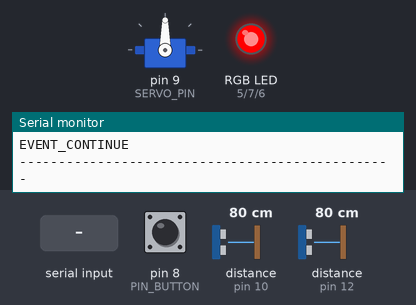
Simulated run of this sketch. Board: Arduino Uno, built with avr-gcc and run on an emulated ATmega328P. Shown: servo, an RGB LED mixed from three pins (HIGH = lit), the last lines printed to the serial monitor. Wiring (inferred from the names in the program): 2 × ultrasonic range finder: trigger pin 11, echo pin 10 / trigger pin 13, echo pin 12. The inputs (shaded band) are chosen by the test bench; at power-on: distance to the obstacle (sensors on pin 10, pin 12) 80 cm, pin 8 (PIN_BUTTON) LOW. The echo pulse lasts 58.3 µs per cm; pins used as bus, display or sensor lines are not drawn.

Above: at 1.2 s.
1.3 s: distance to the obstacle (sensor on pin 10) set to 7 cm
3.9 s: distance to the obstacle (sensor on pin 10) set to 4 cm
At 6.3 s:
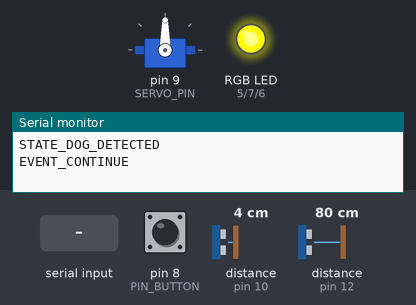
8.3 s: "1" received over the second serial link
At 10.3 s:
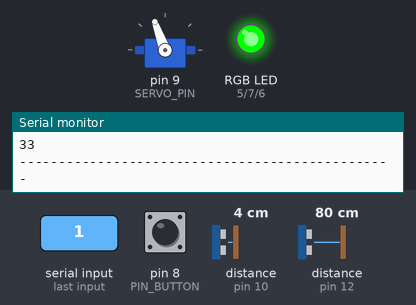
10.6 s: pin 8 (PIN_BUTTON) pulled HIGH for 0.15 s
At 11.7 s:
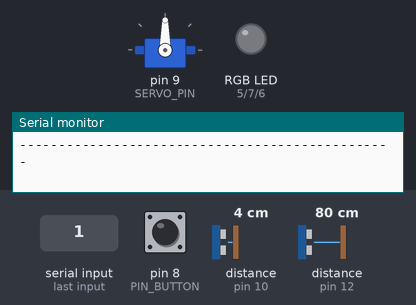
12.6 s: distance to the obstacle (sensor on pin 12) set to 98 cm
14.7 s: distance to the obstacle (sensor on pin 12) set to 105 cm
At 17.3 s:
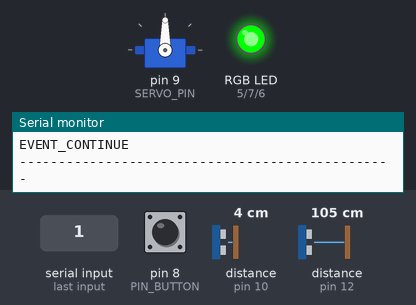
Timing chart, 0 to 18.8 s (numbered marks = the images above; inputs shaded):
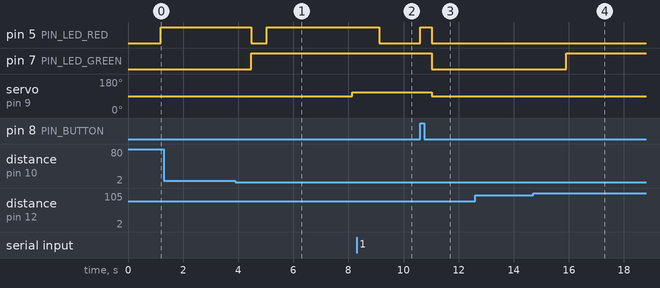

The sketch:

dispenser_de_pelotas.ino
```cpp
#include <Servo.h>
#include <SoftwareSerial.h>

// ------------------------------------------------
// Etiquetas
// ------------------------------------------------
#define LOG // Comentar esta linea para desactivar logs

// ------------------------------------------------
// Constantes
// ------------------------------------------------
#define VALUE_CONTINUE -1

// ------------------------------------------------
// Temporizadores
// ------------------------------------------------
#define TIME_EVENT_MILIS 500
#define TIME_WAIT_MILIS 3000
#define TIME_SERVO_MILIS 320

//---------------------------
// SERVO INIT
//---------------------------
#define SERVO_PIN 9
#define SERVO_OPEN 110
#define SERVO_CLOSE 90
Servo Servomotor;

//---------------------------
// DISTANCE SENSOR INIT
//---------------------------
#define DISTANCE_SENSOR_PINECHO_DOG 12
#define DISTANCE_SENSOR_PINTRIG_DOG 13
#define DISTANCE_SENSOR_PINECHO_BALL 10
#define DISTANCE_SENSOR_PINTRIG_BALL 11
#define DELAY_PULSE_2 2
#define DELAY_PULSE_10 10
#define SPEED_OF_SOUND_CM_PER_MICROSECOND 0.01723
#define UMBRAL_DISTANCE_DOG 100
#define UMBRAL_DISTANCE_BALL 5
//long distance_read(int distance_pin);
//---------------------------
// BUTTON INIT
//---------------------------
#define PIN_BUTTON 8

//---------------------------
// RGB INIT
//---------------------------
#define PIN_LED_GREEN 7
#define PIN_LED_BLUE 6
#define PIN_LED_RED 5

#define NONE 0
#define GREEN 1
#define RED 2
#define YELLOW 3

// ------------------------------------------------
// Bluetooth
// ------------------------------------------------
//#define BLUETOOTH_BUTTON 1
char bt_msg;
const char BLUETOOTH_BUTTON = '0';
const char BLUETOOTH_STATE_REQUEST = '1';
void bluetooth_send_state();
void send_empty_message();
bool verify_bluetooth();
SoftwareSerial bluetooth(3, 4);

// ------------------------------------------------
// states del embebido
// ------------------------------------------------
enum state_e
{
    STATE_CHECKING,
    STATE_READY,
    STATE_DOG_DETECTED,
    STATE_DROP_BALL,
    STATE_END_OF_SERVICE
};

// ------------------------------------------------
// events posibles
// ------------------------------------------------
enum event_e
{
    EVENT_NOT_EMPTY,
    EVENT_EMPTY,
    EVENT_DOG_NEARBY,
    EVENT_BUTTON,
    EVENT_TIMEOUT_WAIT,
    EVENT_TIMEOUT_CLOSE_SERVO,
    EVENT_DOG_AWAY,
    EVENT_SEND_STATE_BT,
    EVENT_CONTINUE
};

// ------------------------------------------------
// Estructura de event
// ------------------------------------------------
typedef struct event_s
{
    event_e type;
    int value;
} event_t;

// ------------------------------------------------
// Variables globales
// ------------------------------------------------
state_e actual_state;
event_t event;

unsigned long previous_time;
unsigned long current_time;

unsigned long time_waitDog_since;
unsigned long time_waitDog_until;
bool check_time_waitDog = false;

unsigned long time_servo_since;
unsigned long time_servo_until;
bool check_time_servo = false;

bool dogDetected;
bool emptyMessage;

// ------------------------------------------------
// Logs
// ------------------------------------------------
void log(const char *state, const char *event)
{

    Serial.println("------------------------------------------------");
    Serial.println(state);
    Serial.println(event);
    Serial.println("------------------------------------------------");

}

void log(const char *msg)
{
    Serial.println(msg);
}
void log(int val)
{
    Serial.println(val);
}
// ------------------------------------------------
// FUNCTIONS INIT
// ------------------------------------------------
void servo_init();
void rgb_init();
void button_init();
void distance_dog_init();
void distance_ball_init();

// ------------------------------------------------
// Verificar sensores
// ------------------------------------------------
void verify_distance_ball();
void verify_distance_dog();
bool verify_button();
// ------------------------------------------------
// Inicialización
// ------------------------------------------------
void start()
{
    Serial.begin(9600);
    bluetooth.begin(9600);
    servo_init();
    rgb_init();
    button_init();
    distance_dog_init();
    distance_ball_init();
    dogDetected = false;
    emptyMessage = true;
    actual_state = STATE_CHECKING;
    bluetooth_send_state();
    previous_time = millis();
}
// ------------------------------------------------
// Implementación maquina de estados
// ------------------------------------------------
void fsm()
{
    catch_event();
    switch (actual_state)
    {
        case STATE_CHECKING:
            switch (event.type)
            {
                case EVENT_NOT_EMPTY:
                    update_led(GREEN);
                    log("STATE_CHECKING", "EVENT_NOT_EMPTY");
                    actual_state = STATE_READY;
                    bluetooth_send_state();
                    emptyMessage = true;
                    break;

                case EVENT_EMPTY:
                    update_led(RED);
                    log("STATE_CHECKING", "EVENT_EMPTY");
                    send_empty_message();
                    actual_state = STATE_CHECKING;
                    break;

                case EVENT_BUTTON:
                    log("STATE_CHECKING", "EVENT_BUTTON");
                    emptyMessage = true;
                    send_empty_message();
                    actual_state = STATE_CHECKING;
                    break;

                case EVENT_SEND_STATE_BT:
                    log("STATE_CHECKING", "EVENT_SEND_STATE_BT");
                    bluetooth_send_state();
                    actual_state = STATE_CHECKING;
                    break;

                case EVENT_CONTINUE:
                    log("STATE_CHECKING", "EVENT_CONTINUE");
                    actual_state = STATE_CHECKING;
                    break;

                default:
                    break;
            }
            break;

        case STATE_READY:
            switch (event.type)
            {
                case EVENT_DOG_NEARBY:
                    update_led(YELLOW);
                    time_waitDog_since = millis();
                    check_time_waitDog = true;
                    dogDetected = true;
                    log("STATE_READY", "EVENT_DOG_NEARBY");
                    actual_state = STATE_DOG_DETECTED;
                    bluetooth_send_state();
                    break;

                case EVENT_BUTTON:
                    update_led(YELLOW);
                    drop_ball();
                    dogDetected = true;
                    log("STATE_READY", "EVENT_BUTTON");
                    actual_state = STATE_DROP_BALL;
                    bluetooth_send_state();
                    break;

                case EVENT_SEND_STATE_BT:
                    dogDetected = true;
                    log("STATE_READY", "EVENT_SEND_STATE_BT");
                    bluetooth_send_state();
                    actual_state = STATE_READY;
                    break;

                case EVENT_CONTINUE:
                    log("STATE_READY", "EVENT_CONTINUE");
                    actual_state = STATE_READY;
                    break;
                default:
                    break;
            }
            break;

        case STATE_DOG_DETECTED:
            switch (event.type)
            {
                case EVENT_TIMEOUT_WAIT:
                    drop_ball();
                    log("STATE_DOG_DETECTED", "EVENT_TIME_OUT_WAIT");
                    actual_state = STATE_DROP_BALL;
                    bluetooth_send_state();
                    break;

                case EVENT_BUTTON:
                    drop_ball();
                    dogDetected = true;
                    log("STATE_DOG_DETECTED", "EVENT_BUTTON");
                    actual_state = STATE_DROP_BALL;
                    bluetooth_send_state();
                    break;

                case EVENT_SEND_STATE_BT:
                    dogDetected = true;
                    log("STATE_DOG_DETECTED", "EVENT_SEND_STATE_BT");
                    bluetooth_send_state();
                    actual_state = STATE_CHECKING;
                    break;

                case EVENT_CONTINUE:
                    log("STATE_DOG_DETECTED", "EVENT_CONTINUE");
                    actual_state = STATE_DOG_DETECTED;
                    break;

                default:
                    break;
            }
            break;

        case STATE_DROP_BALL:
            switch (event.type)
            {
                case EVENT_TIMEOUT_CLOSE_SERVO:
                    close_servo();
                    update_led(NONE);
                    log("STATE_DROP_BALL", "EVENT_TIMEOUT_CLOSE_SERVO");
                    actual_state = STATE_END_OF_SERVICE;
                    bluetooth_send_state();
                    break;

                case EVENT_SEND_STATE_BT:
                    log("STATE_DROP_BALL", "EVENT_SEND_STATE_BT");
                    bluetooth_send_state();
                    actual_state = STATE_CHECKING;
                    break;

                case EVENT_CONTINUE:
                    log("STATE_DROP_BALL", "EVENT_CONTINUE");
                    actual_state = STATE_DROP_BALL;
                    break;

                default:
                    break;
            }
            break;

        case STATE_END_OF_SERVICE:
            switch (event.type)
            {
                case EVENT_DOG_AWAY:

                    log("STATE_END_OF_SERVICE", "EVENT_DOG_AWAY");
                    actual_state = STATE_CHECKING;
                    bluetooth_send_state();
                    dogDetected = false;
                    break;

                case EVENT_SEND_STATE_BT:
                    log("STATE_END_OF_SERVICE", "EVENT_SEND_STATE_BT");
                    bluetooth_send_state();
                    actual_state = STATE_CHECKING;
                    break;

                case EVENT_CONTINUE:
                    log("STATE_END_OF_SERVICE", "EVENT_CONTINUE");
                    actual_state = STATE_END_OF_SERVICE;
                    break;

                default:
                    break;
            }
            break;
    }
    event.type = EVENT_CONTINUE;
    event.value = VALUE_CONTINUE;
}


// ------------------------------------------------
// Actuadores
// ------------------------------------------------
void update_led(int color)
{
    switch (color)
    {
        case GREEN:
            digitalWrite(PIN_LED_RED, LOW);
            digitalWrite(PIN_LED_GREEN, HIGH);
            digitalWrite(PIN_LED_BLUE, LOW);
            break;
        case YELLOW:
            digitalWrite(PIN_LED_RED, HIGH);
            digitalWrite(PIN_LED_GREEN, HIGH);
            digitalWrite(PIN_LED_BLUE, LOW);
            break;
        case RED:
            digitalWrite(PIN_LED_RED, HIGH);
            digitalWrite(PIN_LED_GREEN, LOW);
            digitalWrite(PIN_LED_BLUE, LOW);
            break;
        case NONE:
            digitalWrite(PIN_LED_RED, LOW);
            digitalWrite(PIN_LED_GREEN, LOW);
            digitalWrite(PIN_LED_BLUE, LOW);
            break;
    }
}

void bluetooth_send_state()
{
    switch(actual_state)
    {
        case STATE_CHECKING:
            bluetooth.print("CHECKING");
            break;
        case STATE_READY:
            bluetooth.print("READY");
            break;
        case STATE_DOG_DETECTED:
            bluetooth.print("DOG_DETECTED");
            break;
        case STATE_DROP_BALL:
            bluetooth.print("DROP_BALL");
            break;
        case STATE_END_OF_SERVICE:
            bluetooth.print("END_OF_SERVICE");
            break;
    }
}

void send_empty_message()
{
    if(emptyMessage)
    {
        bluetooth.println("There are no balls.");
        emptyMessage = false;
    }
}


// ------------------------------------------------
// Captura de eventos
// ------------------------------------------------
int index = 0;
void (*checkSensor[2])() = {verify_distance_dog, verify_distance_ball};

void catch_event()
{
    if (check_time_waitDog)
    {
        time_waitDog_until = millis();
        if ((time_waitDog_until - time_waitDog_since) > TIME_WAIT_MILIS)
        {
            event.type = EVENT_TIMEOUT_WAIT;
            time_waitDog_since = time_waitDog_until;
            check_time_waitDog = false;
            return;
        }
    }

    if (check_time_servo)
    {
        time_servo_until = millis();
        if ((time_servo_until - time_servo_since) > TIME_SERVO_MILIS)
        {
            event.type = EVENT_TIMEOUT_CLOSE_SERVO;
            time_servo_since = time_servo_until;
            check_time_servo = false;
            return;
        }
    }

    if(verify_button() == true)
        return;
    if(verify_bluetooth())
        return;

    current_time = millis();
    if ((current_time - previous_time) > TIME_EVENT_MILIS)
    {
        checkSensor[index]();
        index = ++index % 2;
        previous_time = current_time;
    }
    else
    {
        event.type = EVENT_CONTINUE;
        event.value = VALUE_CONTINUE;
    }

}
// ------------------------------------------------
// Verificar sensores
// ------------------------------------------------
void verify_distance_dog()
{
    int distance = distance_read(DISTANCE_SENSOR_PINTRIG_DOG, DISTANCE_SENSOR_PINECHO_DOG);
    if(!dogDetected)
    {
        if(distance < UMBRAL_DISTANCE_DOG)
        {
            event.type = EVENT_DOG_NEARBY;
        }
    }
    else
    {
        if(distance > UMBRAL_DISTANCE_DOG)
        {
            event.type = EVENT_DOG_AWAY;
        }
    }
}

void verify_distance_ball()
{
    int distance = distance_read(DISTANCE_SENSOR_PINTRIG_BALL, DISTANCE_SENSOR_PINECHO_BALL);
    Serial.print(distance);
    if(distance < UMBRAL_DISTANCE_BALL)
    {
        log(distance);
        event.type = EVENT_NOT_EMPTY;
    }
    else
    {
        log(distance);
        event.type = EVENT_EMPTY;
    }
}

bool verify_button()
{

    int button_value = digitalRead(PIN_BUTTON);
    if(button_value == HIGH)
    {
        event.type = EVENT_BUTTON;
        return true;
    }
    return false;
}


bool verify_bluetooth()
{
  if(bluetooth.available())
  {
    bt_msg = bluetooth.read();
    switch (bt_msg)
    {
        case BLUETOOTH_BUTTON:
            event.type = EVENT_BUTTON;
            return true;
            break;

        case BLUETOOTH_STATE_REQUEST:
            event.type = EVENT_SEND_STATE_BT;
            return true;
            break;

        default:
            break;
    }
  }
  return false;
}

long distance_read(int distance_pintrig, int distance_pinecho)
{
    digitalWrite(distance_pintrig, LOW);
    delayMicroseconds(DELAY_PULSE_2);

    digitalWrite(distance_pintrig, HIGH);
    delayMicroseconds(DELAY_PULSE_10);

    digitalWrite(distance_pintrig, LOW);
    pinMode(distance_pinecho, INPUT);

    return (pulseIn(distance_pinecho, HIGH))* SPEED_OF_SOUND_CM_PER_MICROSECOND;
}
//---------------------------
// Servo Implementacion
//---------------------------

void servo_init()
{
    Servomotor.attach(SERVO_PIN);
    Servomotor.write(SERVO_CLOSE);
}

void distance_ball_init()
{
  	pinMode(DISTANCE_SENSOR_PINECHO_DOG, INPUT);
  	pinMode(DISTANCE_SENSOR_PINTRIG_DOG, OUTPUT);
}
void distance_dog_init()
{
  	pinMode(DISTANCE_SENSOR_PINECHO_BALL, INPUT);
  	pinMode(DISTANCE_SENSOR_PINTRIG_BALL, OUTPUT);
}

void drop_ball()
{
    Servomotor.write(SERVO_OPEN);
    time_servo_since = millis();
    check_time_servo = true;
}

void close_servo()
{
    Servomotor.write(SERVO_CLOSE);
}


void rgb_init()
{
    pinMode(PIN_LED_RED, OUTPUT);
    pinMode(PIN_LED_GREEN, OUTPUT);
    pinMode(PIN_LED_BLUE, OUTPUT);

    digitalWrite(PIN_LED_RED, LOW);
    digitalWrite(PIN_LED_GREEN, LOW);
    digitalWrite(PIN_LED_BLUE, LOW);
}

void button_init()
{
    pinMode(PIN_BUTTON, INPUT);
}
// ------------------------------------------------
// Arduino setup
// ------------------------------------------------
void setup()
{
    start();
}

// ------------------------------------------------
// Arduino loop
// ------------------------------------------------
void loop()
{
    fsm();
}
```

Measured:
- the behaviour switches between 6 and 5 cm on distance to the obstacle (sensor on pin 10) (found by bisection; images 0 and 1)
- the behaviour switches between 100 and 101 cm on distance to the obstacle (sensor on pin 12) (found by bisection; images 3 and 4)
- after the input at 3.9 s, pin 5 (PIN_LED_RED): HIGH → LOW after 0.58 s, → HIGH 0.55 s later; pin 7 (PIN_LED_GREEN): LOW → HIGH after 0.58 s; servo on pin 9 (SERVO_PIN): 90° → 110° after 4.2 s
- after the input at 8.3 s, pin 5 (PIN_LED_RED): HIGH → LOW after 0.82 s instead of 0.26 s; pin 7 (PIN_LED_GREEN): stays HIGH (without the input it goes to LOW after 0.26 s); servo on pin 9 (SERVO_PIN): stays 110° (without the input it goes to 90° after 0.26 s)
- after the input at 10.6 s, pin 5 (PIN_LED_RED): LOW → HIGH at once, → LOW 0.41 s later; pin 7 (PIN_LED_GREEN): HIGH → LOW after 0.42 s; servo on pin 9 (SERVO_PIN): 110° → 90° after 0.42 s
- after the input at 14.7 s, pin 7 (PIN_LED_GREEN): LOW → HIGH after 1.2 s
